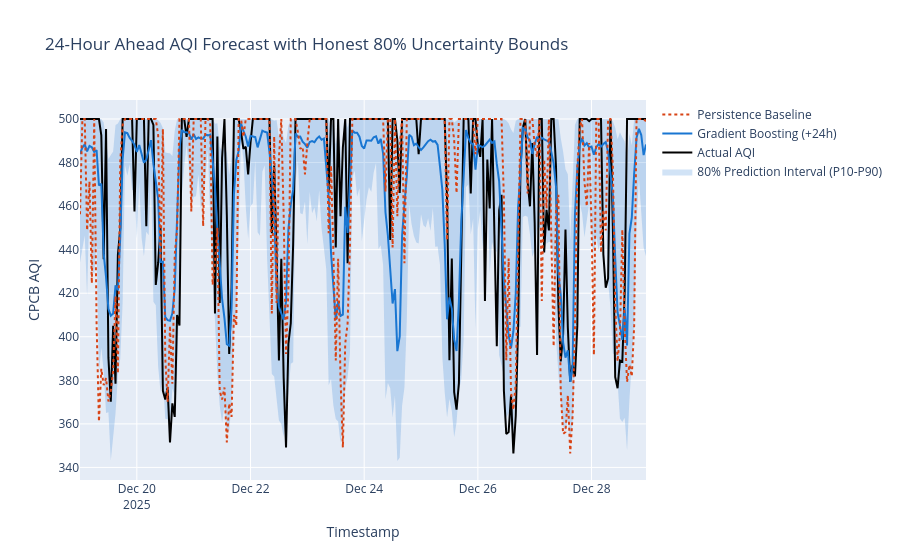

The notebook cell saved with this chart:
### Markdown cell above
## 5. Visualizing Forecast Uncertainty Bands (80% Prediction Interval)

### Code cell
_, preds_24, _, artifacts_24 = horizon_outputs[24]
sample_slice = preds_24.iloc[-240:]  # Last 10 days of test set

fig = go.Figure()
fig.add_trace(go.Scatter(x=sample_slice['timestamp'], y=sample_slice['upper_80'], mode='lines', line=dict(width=0), showlegend=False))
fig.add_trace(go.Scatter(x=sample_slice['timestamp'], y=sample_slice['lower_80'], mode='lines', line=dict(width=0),
                         fill='tonexty', fillcolor='rgba(25, 118, 210, 0.2)', name='80% Prediction Interval (P10-P90)'))
fig.add_trace(go.Scatter(x=sample_slice['timestamp'], y=sample_slice['actual'], mode='lines', line=dict(color='black', width=2), name='Actual AQI'))
fig.add_trace(go.Scatter(x=sample_slice['timestamp'], y=sample_slice['Gradient Boosting'], mode='lines', line=dict(color='#1976D2', width=2), name='Gradient Boosting (+24h)'))
fig.add_trace(go.Scatter(x=sample_slice['timestamp'], y=sample_slice['Persistence Baseline'], mode='lines', line=dict(color='#D84315', dash='dot'), name='Persistence Baseline'))
fig.update_layout(title='24-Hour Ahead AQI Forecast with Honest 80% Uncertainty Bounds', xaxis_title='Timestamp', yaxis_title='CPCB AQI')
fig.show()

### Figure 1 — Plotly figure (JSON) as saved in the notebook; plotly's stock layout.template omitted (floating-point values rounded to 4 significant figures; data arrays with more than 128 entries replaced by an {"elided": "..."} marker saying what was removed)
{"data": [{"line": {"width": 0}, "mode": "lines", "showlegend": false, "type": "scatter", "x": {"elided": "240 str values"}, "y": {"elided": "240 float values"}}, {"fill": "tonexty", "fillcolor": "rgba(25, 118, 210, 0.2)", "line": {"width": 0}, "mode": "lines", "name": "80% Prediction Interval (P10-P90)", "type": "scatter", "x": {"elided": "240 str values"}, "y": {"elided": "240 float values"}}, {"line": {"color": "black", "width": 2}, "mode": "lines", "name": "Actual AQI", "type": "scatter", "x": {"elided": "240 str values"}, "y": {"elided": "240 float values"}}, {"line": {"color": "#1976D2", "width": 2}, "mode": "lines", "name": "Gradient Boosting (+24h)", "type": "scatter", "x": {"elided": "240 str values"}, "y": {"elided": "240 float values"}}, {"line": {"color": "#D84315", "dash": "dot"}, "mode": "lines", "name": "Persistence Baseline", "type": "scatter", "x": {"elided": "240 str values"}, "y": {"elided": "240 float values"}}], "layout": {"title": {"text": "24-Hour Ahead AQI Forecast with Honest 80% Uncertainty Bounds"}, "xaxis": {"title": {"text": "Timestamp"}}, "yaxis": {"title": {"text": "CPCB AQI"}}}}
